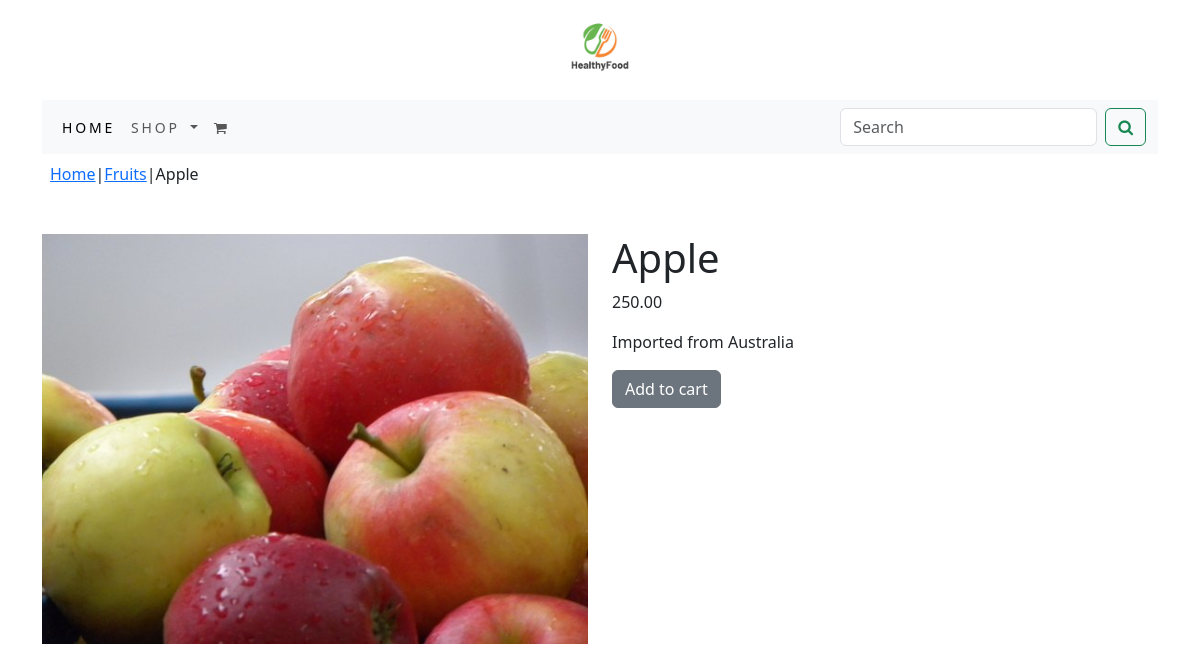
The page /shop/fruits/apple/ on the database its author committed.
### cartapp/models.py (models this page shows, shortened)
class Product(models.Model):
    name = models.CharField(max_length=250, unique=True)
    slug = models.SlugField(max_length=250, unique=True)
    desc = models.TextField(blank=True)
    price=models.DecimalField(max_digits=10,decimal_places=2)
    category=models.ForeignKey(Category,on_delete=models.CASCADE)
    img = models.ImageField(upload_to='product', blank=True)
    stock=models.IntegerField()
    available=models.BooleanField(default=True)
    created=models.DateTimeField(auto_now_add=True)
    updated=models.DateTimeField(auto_now=True)
    class Meta:
        ordering = ('name',)
        verbose_name = 'product'
        verbose_name_plural = 'products'

class Category(models.Model):
    name=models.CharField(max_length=250,unique=True)
    slug=models.SlugField(max_length=250,unique=True)
    desc=models.TextField(blank=True)
    img=models.ImageField(upload_to='category',blank=True)
    class Meta:
        ordering=('name',)
        verbose_name='category'
        verbose_name_plural='categories'
    def get_url(self):
        return reverse('shop:products_by_category',args=[self.slug])
    def __str__(self):
        return '{}'.format(self.name)

### cartapp/views.py (the view)
# urls.py: path('<slug:c_slug>/<slug:p_slug>/',views.prodDetail,name='prodCatDetail')
def prodDetail(request,c_slug,p_slug):
    try:
        product=Product.objects.get(category__slug=c_slug,slug=p_slug)
    except Exception as e:
        raise e
    return render(request,'product.html',{'product':product})

### addToCart/context_proccessor.py (called while the page is built)
def counter(request):
    item_count=0
    if 'admin' in request.path:
        return {}
    else:
        try:
         cart=Cart.objects.filter(cart_id=_cart_id(request))
         cart_items=CartItem.objects.all().filter(cart=cart[:1])
         for cart_item in cart_items:
             item_count += cart_item.quantity
        except Cart.DoesNotExist :
            item_count=0
    return dict(item_count=item_count)

### addToCart/views.py (called while the page is built)
def _cart_id(request):
    cart=request.session.session_key
    if not cart:
        cart=request.session.create()
    return cart

### cartapp/context_processors.py (called while the page is built)
def menu_links(request):
    links=Category.objects.all()
    return dict(links=links)

### templates/product.html (shortened to what this page needs)
{% extends 'base.html' %}
{% load static %}
{% block content %}
<div>
    <div class="p-2">
        <p><a href="{% url 'shop:allProdCat' %}">Home</a>|<a href="{{product.category.get_url}}">{{product.category}}</a>|{{product.name}}</p>
    </div>
</div>
<br>
<div class="row">
    <div class="col-md-6">
            <img src="{{product.img.url}}" alt="{{product.name}}" width="100%" height="auto">
    </div>
    <div class="col-md-6">
            <h1>{{product.name}}</h1>
            <p>{{product.price}}</p>
            <p>{{product.desc}}</p>
            {% if product.stock <= 0 %}
            <p><b>Out of stock</b></p>
            {% else %}
            <a href="{% url 'cart:add_cart' product.id %}" class="btn btn-secondary">Add to cart</a>
            {% endif %}
    </div>
</div>
{% endblock %}

### rows shown on the page
Product: category "Fruits", name "Apple", img (picture), price "250.00", desc "Imported from Australia"
